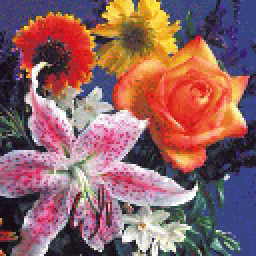
#> input picture 1_2.tif, 128 x 128 px (shown 2 times larger)
$ python b_2_a.py
#> lines starting #> are read from the running program, lines starting #| are printed output that depends on the picture
import cv2 as cv

def rgb2gray(src):
#> called with src = '1_2.tif'
    img = cv.imread(src, 0)
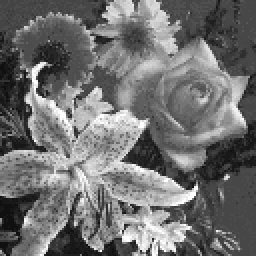
#> img: shape (128, 128) (shown 2 times larger); min 16, max 253, mean 112.4
    grayImg = cv.cvtColor(img, cv.COLOR_BAYER_BG2GRAY)
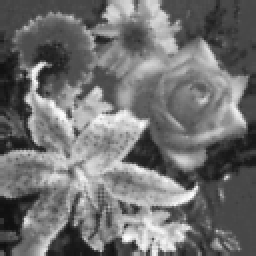
#> grayImg: shape (128, 128) (shown 2 times larger); min 16, max 253, mean 112.5
    return grayImg

if __name__ == "__main__":
    imgGray = rgb2gray('1_2.tif')
    imgRgb = cv.imread('1_2.tif')
#> imgRgb is the input picture: shape (128, 128, 3); mean B, G, R 101.1, 99.4, 142.2
    cv.imshow('image gray', imgGray)
    cv.waitKey()
    cv.destroyAllWindows()

$ run again, with 1_1.jpg saved as 1_2.tif
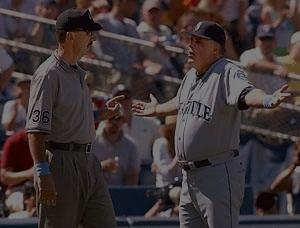
#> input picture 1_1.jpg, 300 x 228 px
#> in rgb2gray, `img = cv.imread(src, 0)`:
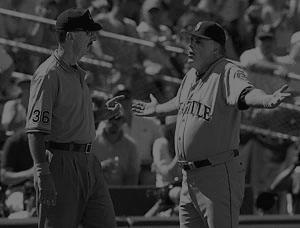
#> img: shape (228, 300); min 0, max 146, mean 55.6
#> imgRgb is the input picture: shape (228, 300, 3); mean B, G, R 53.7, 52.5, 62.4
